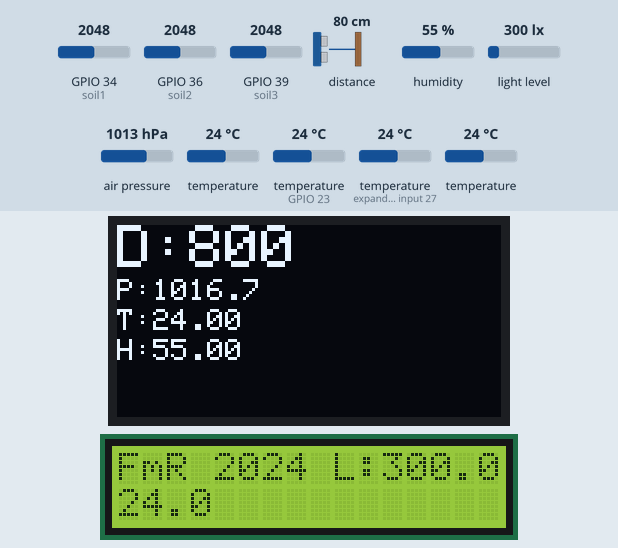
This sketch was run on a simulated ESP32. Shown: 128×64 one-colour display, 16×2 character LCD. Inputs (shaded band) come from the test bench; at power-on: distance to the obstacle 80 cm, humidity 55 %, light level 300 lx, air pressure 1013 hPa, temperature 24 °C, GPIO 34 (soil1) = 2048, GPIO 36 (soil2) = 2048, GPIO 39 (soil3) = 2048, temperature (sensors on GPIO 23, expander input 27) 24 °C. What the sketch prints to the serial monitor is not drawn.

Above: at 1.3 s.
1.4 s: distance to the obstacle set to 250 cm
At 5.0 s:
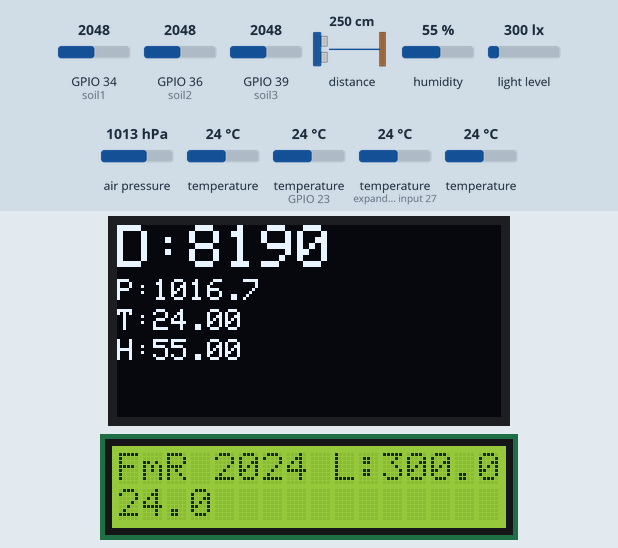
5.4 s: humidity set to 22 %
At 8.2 s:
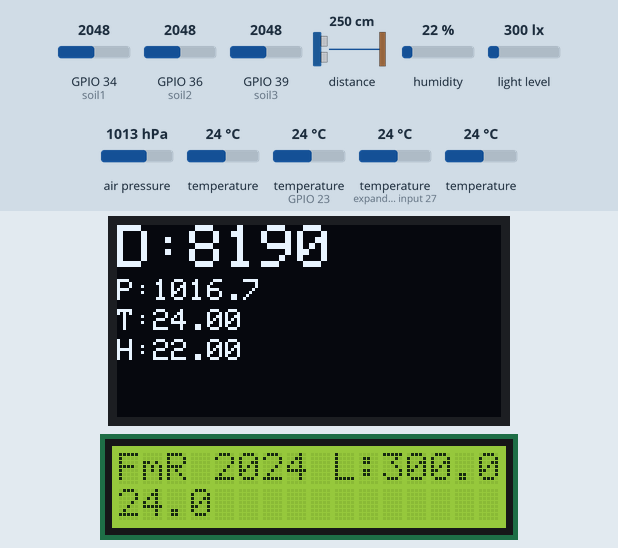
8.8 s: light level set to 40 lx
At 11.0 s:
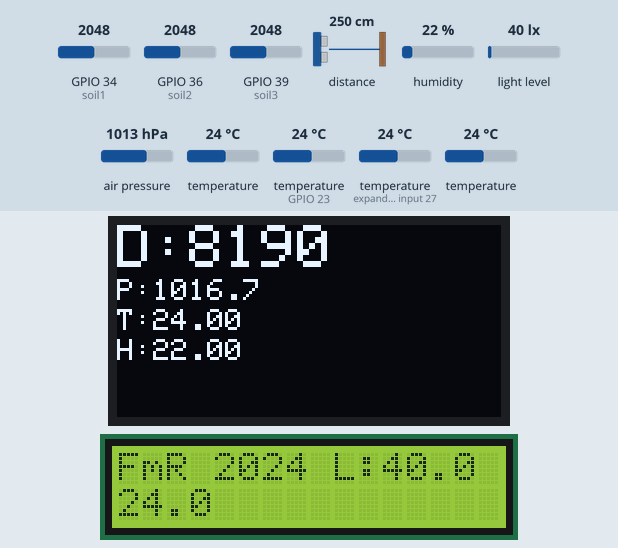
12.2 s: air pressure set to 952 hPa
At 14.5 s:
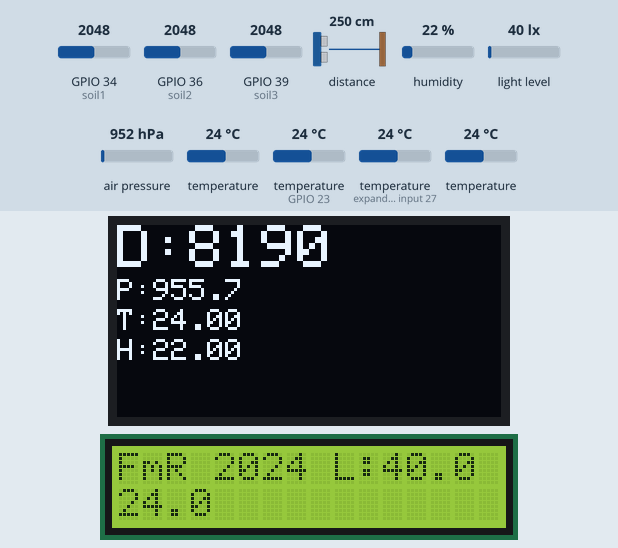
15.6 s: temperature (sensor 0) set to 12 °C
At 18.4 s:
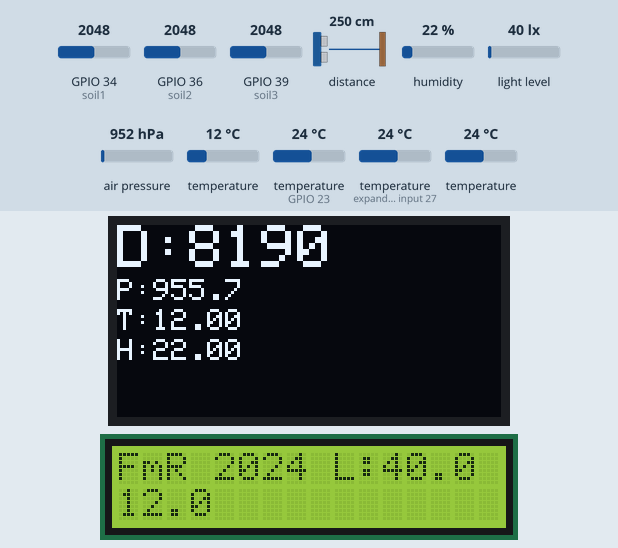
Timing chart, 0 to 19.9 s (numbered marks = the images above; inputs shaded):
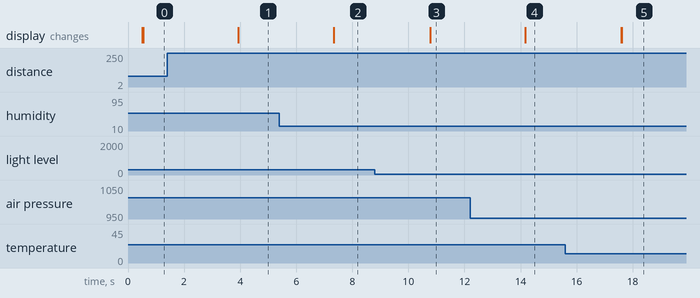

Measured:
- after the input at 1.4 s, the display: changes after 2.5 s (image 1)
- after the input at 5.4 s, the display: changes after 1.9 s (image 2)
- after the input at 8.8 s, the display: changes after 2.0 s (image 3)
- after the input at 12.2 s, the display: changes after 2.0 s (image 4)
- after the input at 15.6 s, the display: first changes after 2.0 s (image 5 shows a later state)

The sketch:

vl53l0x_bme280.ino
```cpp
#include "Adafruit_VL53L0X.h"
#include <Adafruit_Sensor.h>
#include <Adafruit_BME280.h>
#include <Adafruit_GFX.h>
#include <Adafruit_SSD1306.h>
#include <Adafruit_AHTX0.h>
#include <LCD_I2C.h>
#include <OneWire.h>
#include <DallasTemperature.h>
#include <Wire.h>

#include <BH1750.h>

#define SEALEVELPRESSURE_HPA (1013.25)
#define ONE_WIRE_BUS 23

#define soil1 34
#define soil2 36
#define soil3 39

Adafruit_AHTX0 aht;  // Create an instance of the AHT30 sensor
Adafruit_BME280 bme;
Adafruit_VL53L0X lox = Adafruit_VL53L0X();
Adafruit_SSD1306 display(128, 64, &Wire, -1);
BH1750 lightMeter;  // Create an instance of the BH1750 light sensor
LCD_I2C lcd(0x27, 16, 2);
OneWire oneWire(ONE_WIRE_BUS);

// Pass our oneWire reference to Dallas Temperature.
DallasTemperature sensors(&oneWire);

// arrays to hold device address
DeviceAddress termo1 = { 0x28, 0xAD, 0x1B, 0x46, 0xD4, 0x4D, 0x17, 0x66 };  // closest
DeviceAddress termo2 = { 0x28, 0x0E, 0xE5, 0x6A, 0x00, 0x00, 0x00, 0x8E };  // middle
DeviceAddress termo3 = { 0x28, 0xBE, 0x62, 0x6B, 0x00, 0x00, 0x00, 0x9C };  // farthest

void setup() {
  Serial.begin(115200);

  // wait until serial port opens for native USB devices
  while (!Serial) {
    delay(1);
  }

  if (!lox.begin()) {
    Serial.println(F("Failed to boot VL53L0X"));
    while (1)
      ;
  }
  // power

  if (!bme.begin(0x76)) {
    Serial.println("Could not find a valid BME280 sensor, check wiring!");
    while (1)
      ;
  }

  if (!lightMeter.begin()) {
    Serial.println("Could not find a valid lightMeter sensor, check wiring!");
    while (1)
      ;
  }


  if (!aht.begin()) {
    Serial.println("Could not find a valid AHT30 sensor, check wiring!");
    while (1)
      ;
  }
  Serial.println("Initializing displays...");
  if (!display.begin(SSD1306_SWITCHCAPVCC, 0x3C)) {
    Serial.println("SSD1306 allocation failed");
    display.setCursor(0, 0);
    display.print("D init fail");
    display.display();
  }

  // Initialize the LCD
  lcd.begin(false);
  lcd.clear();
  lcd.backlight();
  lcd.home();

  Serial.print("Locating devices...");
  sensors.begin();
  Serial.print("Found ");
  Serial.print(sensors.getDeviceCount(), DEC);
  Serial.println(" devices.");

  Serial.print("termo1 Address: ");
  printAddress(termo1);
  Serial.println();

  Serial.print("termo2 Address: ");
  printAddress(termo2);
  Serial.println();

  Serial.println("termo3 Address: ");
  printAddress(termo3);
  Serial.println();
  sensors.setResolution(termo1, 10);
  sensors.setResolution(termo2, 10);
  sensors.setResolution(termo3, 10);
}
void printAddress(DeviceAddress deviceAddress) {
  for (uint8_t i = 0; i < 8; i++) {
    if (deviceAddress[i] < 16) Serial.print("0");
    Serial.print(deviceAddress[i], HEX);
  }
}
void printTemperature(DeviceAddress deviceAddress) {
  // method 1 - slower
  //Serial.print("Temp C: ");
  //Serial.print(sensors.getTempC(deviceAddress));
  //Serial.print(" Temp F: ");
  //Serial.print(sensors.getTempF(deviceAddress)); // Makes a second call to getTempC and then converts to Fahrenheit

  // method 2 - faster
  float tempC = sensors.getTempC(deviceAddress);
  if (tempC == DEVICE_DISCONNECTED_C) {
    Serial.println("Error: Could not read temperature data");
    return;
  }
  Serial.println(tempC, 2);
}
void loop() {
  VL53L0X_RangingMeasurementData_t measure;

  Serial.println("Reading a measurement... ");

  lox.rangingTest(&measure, false);  // pass in 'true' to get debug data printout!
  int range = measure.RangeMilliMeter;
  float temp = bme.readTemperature();
  float tempK = 273.15 + temp;
  float pressure = bme.readPressure() / 100.0F;
  float hum = bme.readHumidity();
  float seaLevelPressure = pressure + (12 * 31 / 100.0);
  float alt1 = bme.readAltitude(SEALEVELPRESSURE_HPA);
  float alt2 = bme.readAltitude(seaLevelPressure);
  float lux = lightMeter.readLightLevel();
  sensors_event_t humidity, ahtTemp;
  aht.getEvent(&humidity, &ahtTemp);
  float totalAhtTemp = ahtTemp.temperature;
  float totalHumidity = humidity.relative_humidity;
  float bmeTemp = bme.readTemperature();

  if (measure.RangeStatus != 4) {  // phase failures have incorrect data
    Serial.print("Distance (mm): ");
    Serial.println(range);
  } else {
    Serial.println(" out of range ");
  }

  Serial.print("BME Temperature = ");
  Serial.print(bmeTemp);
  Serial.println("*C");

  Serial.print("AHT Temperature = ");
  Serial.print(totalAhtTemp);
  Serial.println("*C");

  Serial.print("Pressure = ");
  Serial.print(pressure);
  Serial.println("hPa");

  Serial.print("Approx. Altitude = ");
  Serial.print(alt1);
  Serial.println("m");


  Serial.print("seaLevelPressure = ");
  Serial.print(seaLevelPressure);
  Serial.println("hPa");

  Serial.print("Approx. Altitude 2 = ");
  Serial.print(alt2);
  Serial.println("m");

  Serial.print("BME Humidity = ");
  Serial.print(hum);
  Serial.println("%");

  Serial.print("AHT Humidity = ");
  Serial.print(totalHumidity);
  Serial.println("%");

  Serial.print("Lux = ");
  Serial.println(lux);

  Serial.println();

  Serial.print("Requesting temperatures...");
  sensors.requestTemperatures();  // Send the command to get temperatures
  Serial.println("DONE");

  Serial.print("Temp termo1 C: ");
  printTemperature(termo1);  // Use a simple function to print out the data
  Serial.print("Temp termo2 C: ");
  printTemperature(termo2);  // Use a simple function to print out the data
  Serial.print("Temp termo3 C: ");
  printTemperature(termo3);  // Use a simple function to print out the data

  Serial.println();
  int s1 = analogRead(soil1);
  int s2 = analogRead(soil2);
  int s3 = analogRead(soil3);

  int m1 = map(s1, 2559, 728, 0, 100);
  int m2 = map(s2, 2653, 946, 0, 100);
  int m3 = map(s3, 2559, 728, 0, 100);
  Serial.print("soil1: ");
  Serial.print(s1);
  Serial.print("   ");
  Serial.println(m1);

  Serial.print("soil2: ");
  Serial.print(s2);
  Serial.print("   ");
  Serial.println(m2);

  Serial.print("soil3: ");
  Serial.print(s3);
  Serial.print("   ");
  Serial.println(m3);


  display.clearDisplay();
  display.clearDisplay();
  display.setTextSize(2);
  display.setTextColor(SSD1306_WHITE);
  display.setCursor(0, 0);
  display.print("D:");
  display.print(range);


  display.setTextSize(1);
  display.setCursor(0, 18);
  display.print("P:");
  display.print(seaLevelPressure, 1);
  display.setCursor(0, 28);
  display.print("T:");
  display.print(temp, 2);
  display.setCursor(0, 38);
  display.print("H:");
  display.print(hum, 2);
  display.display();

  lcd.clear();
  lcd.home();
  lcd.print(F("FmR 2024 L:"));
  lcd.print(lux, 1);

  lcd.setCursor(0, 1);
  lcd.print(bmeTemp, 1);

  delay(3000);
}
```
